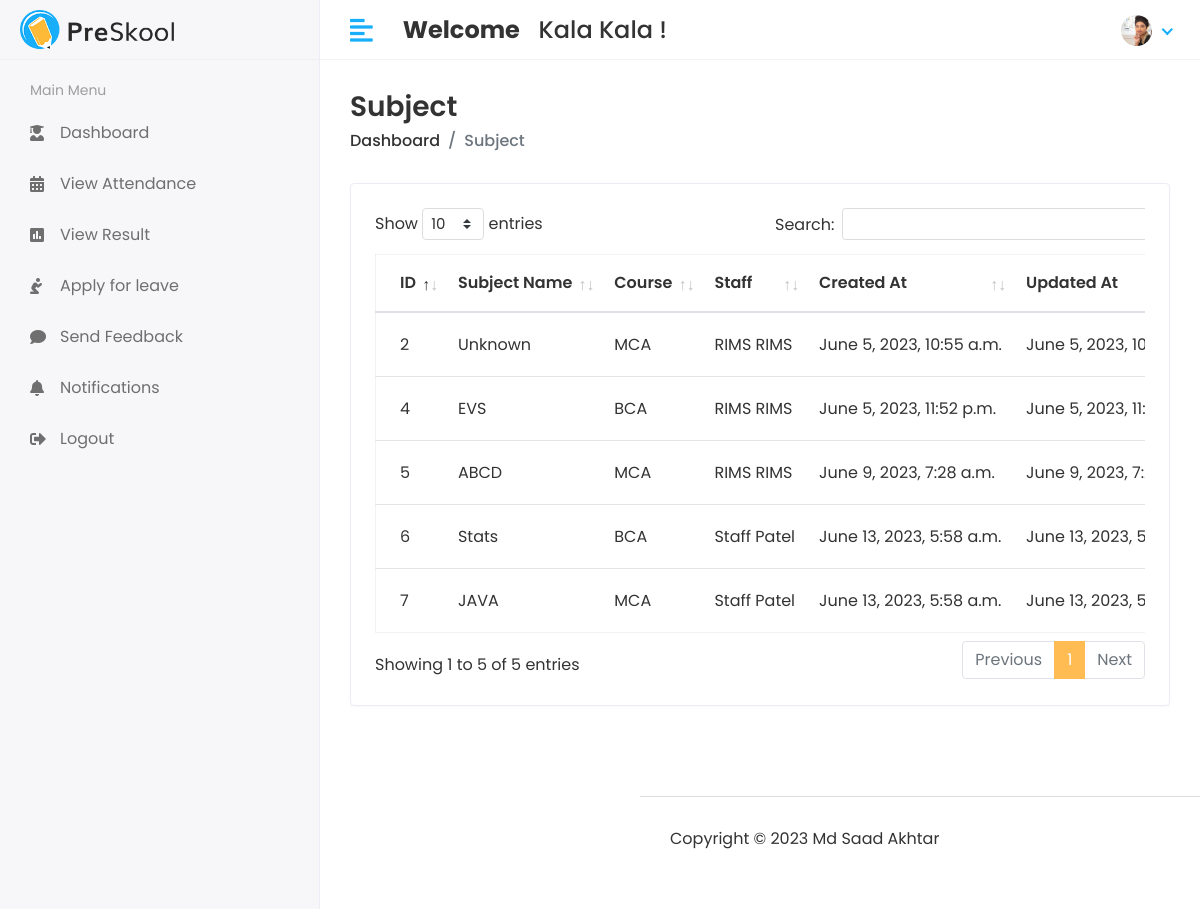
/Hod/Subject/VIEW (signed in), run on the app's committed database.
### app/models.py (models this page shows, shortened)
class CustomUser(AbstractUser):
    USER = (
        (1,'HOD'),
        (2,'STAFF'),
        (3,'STUDENT'),
    )
    user_type = models.CharField(choices=USER,max_length=100,default=1)
    profile_pic = models.ImageField(upload_to="media/profile_pic")

class Subject(models.Model):
    name = models.CharField(max_length=100)
    course = models.ForeignKey(Course,on_delete=models.CASCADE)
    staff = models.ForeignKey(Staff,on_delete=models.CASCADE)
    created_at = models.DateTimeField(auto_now_add=True,null=True)
    updated_at = models.DateTimeField(auto_now_add=True,null=True)

class Course(models.Model):
    name = models.CharField(max_length=100)
    created_at = models.DateTimeField(auto_now_add=True)
    updated_at = models.DateTimeField(auto_now_add=True)
    def __str__(self):
        return self.name

class Staff(models.Model):
    admin = models.OneToOneField(CustomUser, on_delete=models.CASCADE)
    address = models.TextField()
    gender = models.CharField(max_length=100)
    created_at = models.DateTimeField(auto_now_add=True)
    updated_at = models.DateTimeField(auto_now_add=True)

### student_management_system/Hod_views.py (the view)
# urls.py: path('Hod/Subject/VIEW',Hod_views.VIEW_SUBJECT,name="view_subject"),
@login_required(login_url="/")
def VIEW_SUBJECT(request):
    subject = Subject.objects.all()
    context = {
        "subject":subject
    }
    return render(request,"Hod/view_subject.html",context)

### templates/hod/view_subject.html (shortened to what this page needs)
{% extends 'base.html' %} {% block content %}
<div class="content container-fluid">
  <div class="page-header">
    <div class="row align-items-center">
      <div class="col">
        <h3 class="page-title">Subject</h3>
        <ul class="breadcrumb">
          <li class="breadcrumb-item">
            <a href="{% url 'hod_home' %}">Dashboard</a>
          </li>
          <li class="breadcrumb-item active">Subject</li>
        </ul>
      </div>
    </div>
  </div>
  <div class="row">
    <div class="col-sm-12">
      <div class="card card-table">
        <div class="card-body">
          <div class="table-responsive">
            <table id="table_id" class="table table-hover table-center mb-0">
              <thead>
                <tr>
                  <th>ID</th>
                  <th>Subject Name</th>
                  <th>Course</th>
                  <th>Staff</th>
                  <th>Created At</th>
                  <th>Updated At</th>
                </tr>
              </thead>
              <tbody>
                {% for stu in subject %}
                <tr>
                  <td>{{stu.id}}</td>
                  <td>{{stu.name}}</td>
                  <td>{{stu.course}}</td>
                  <td>
                    {{stu.staff.admin.first_name}}&nbsp;{{stu.staff.admin.last_name}}
                  </td>
                  <td>{{stu.created_at}}</td>
                  <td>{{stu.updated_at}}</td>
                </tr>
                {% endfor %}
              </tbody>
            </table>
          </div>
        </div>
      </div>
    </div>
  </div>
</div>
{% endblock content %}

### templates/base.html (shortened to what this page needs)
<!DOCTYPE html>
<html lang="en">
   {% load static %}
   <head>
      <link rel="stylesheet" href="{% static 'assets/plugins/bootstrap/css/bootstrap.min.css' %}">
      <link rel="stylesheet" href="{% static 'assets/plugins/fontawesome/css/fontawesome.min.css' %}">
      <link rel="stylesheet" href="{% static 'assets/plugins/fontawesome/css/all.min.css' %}">
      <link rel="stylesheet" href="{% static 'assets/css/style.css' %}">
      <link rel="stylesheet" href="{% static 'assets/plugins/datatables/datatables.min.css' %}">
   </head>
   <body>
    <div class="main-wrapper">
     {% include 'includes/header.html' %}
     {% include 'includes/sidebar.html' %}
     <div class="page-wrapper">
        {% block content %}{% endblock content %}
        {% include 'includes/footer.html' %}
   </div>
   </div>
 </body>
</html>

### templates/includes/header.html (shortened to what this page needs)
{% load static %}
<div class="header">
    <div class="header-left">
       <a href="index.html" class="logo">
       <img src="{% static 'assets/img/logo.png' %}" alt="Logo">
       </a>
    </div>
    <a href="javascript:void(0);" id="toggle_btn">
    <i class="fas fa-align-left"></i>
    </a>
    <div class="top-nav-search mt-3">
       <h4><strong>Welcome</strong> &nbsp <span>{{user.first_name}} {{user.last_name}}</span>&nbsp!</h4>
    </div>
    <ul class="nav user-menu">
       <li class="nav-item dropdown has-arrow">
          <a href="#" class="dropdown-toggle nav-link" data-toggle="dropdown">
            {% if user.profile_pic %}
          <span class="user-img"><img class="rounded-circle" src="/{{user.profile_pic}}" width="31" alt="{{user.first_name}} {{user.last_name}}"></span>
          {% else %}
          <span class="user-img"><img class="rounded-circle" src="/{{user.profile_pic}}" width="31" alt="{{user.first_name}} {{user.last_name}}"></span>
          {% endif %}
         </a>
       </li>
    </ul>
 </div>

### templates/includes/sidebar.html (shortened to what this page needs)
{% load active_link_tags %}
<div class="sidebar" id="sidebar">
    <div class="sidebar-inner slimscroll">
       <div id="sidebar-menu" class="sidebar-menu">
         {% if user.user_type == '1' %}
          <ul>
             <li class="menu-title">
                <span>Main Menu</span>
             </li>
             <li class="{% active_link 'hod_home' 'active' %}">
               <a href="{% url 'hod_home' %}"><i class="fas fa-user-graduate"></i> <span>Dashboard</span></a>
            </li>
             <li class="submenu {% active_link 'view_student' 'active' %} {% active_link 'add_student' 'active' %}">
                <a href="#"><i class="fas fa-user-graduate"></i> <span> Students</span> <span class="menu-arrow"></span></a>
                <ul>
                   <li><a href="{% url 'view_student' %}">Student View</a></li>
                   <li><a href="{% url 'add_student' %}">Student Add</a></li>
                </ul>
             </li>
             <li class="submenu {% active_link 'add_staff' 'active' %} {% active_link 'view_staff' 'active' %}">
                <a href="#"><i class="fas fa-chalkboard-teacher"></i> <span> Staffs</span> <span class="menu-arrow"></span></a>
                <ul>
                   <li><a href="{% url 'add_staff' %}">Staff Add</a></li>
                   <li><a href="{% url 'view_staff' %}">Staff View</a></li>
                </ul>
             </li>
             <li class="submenu {% active_link 'add_course' 'active' %} {% active_link 'view_course' 'active' %}">
                <a href="#"><i class="fas fa-graduation-cap "></i> <span> Course</span> <span class="menu-arrow"></span></a>
                <ul>
                   <li><a href="{% url 'add_course' %}">Course Add</a></li>
                   <li><a href={% url 'view_course' %}>Course View</a></li>
                </ul>
             </li>
             <li class="submenu {% active_link 'add_subject' 'active' %} {% active_link 'view_subject' 'active' %}">
               <a href="#"><i class="fas fa-book-reader"></i> <span> Subjects</span> <span class="menu-arrow"></span></a>
               <ul>
                  <li><a href="{% url 'add_subject' %}">Subject Add</a></li>
                  <li><a href="{% url 'view_subject' %}">Subject View</a></li>
               </ul>
            </li>
            <li class="submenu  {% active_link 'add_session' 'active' %} {% active_link 'view_session' 'active' %}">
               <a href="#"><i class="fas fa-clock"></i> <span> Sessions</span> <span class="menu-arrow"></span></a>
               <ul>
                  <li><a href={% url 'add_session' %}>Session Add</a></li>
                  <li><a href={% url 'view_session' %}>Session View</a></li>
               </ul>
            </li>
            <li class="{% active_link 'send_staff_notification' 'active' %}">
               <a href="{% url 'send_staff_notification' %}"><i class="fas fa-bell"></i> <span>Send Staff Notification</span></a>
            </li>
            <li  class="{% active_link 'send_student_notification' 'active' %}">
               <a href="{% url 'send_student_notification' %}"><i class="fas fa-bell"></i> <span>Send Student Notification</span></a>
            </li>
            <li  class="{% active_link 'hod_view_attendance' 'active' %}">
               <a href="{% url 'hod_view_attendance' %}"><i class="fas fa-calendar"></i> <span>View Attendance</span></a>
            </li>
            <li  class="{% active_link 'hod_staff_feedback' 'active' %}">
               <a href="{% url 'hod_staff_feedback' %}"><i class="fas fa-comments"></i> <span>Staff Feedback</span></a>
            </li>
            <li  class="{% active_link 'hod_student_feedback' 'active' %}">
               <a href="{% url 'hod_student_feedback' %}"><i class="fas fa-comments"></i> <span>Student Feedback</span></ a>
            </li>
            <li  class="{% active_link 'staff_leave_view' 'active' %}">
               <a href="{% url 'staff_leave_view' %}"><i class="fas fa-envelope   "></i> <span>Staff Leave</span></a>
            </li>
            <li  class="{% active_link 'student_leave_view' 'active' %}">
               <a href="{% url 'student_leave_view' %}"><i class="fas fa-envelope   "></i> <span>Student Leave</span></a>
            </li>
            <li  class="{% active_link 'doLogout' 'active' %}">
               <a href={% url 'doLogout' %}><i class="fas fa-sign-out-alt    "></i> <span>Logout</span></a>
            </li>
          </ul>
            {% else %}
            <ul>
               <li class="menu-title">
                  <span>Main Menu</span>
               </li>
               <li class="{% active_link 'student_home' 'active' %}">
                 <a href="{% url 'student_home' %}"><i class="fas fa-user-graduate"></i> <span>Dashboard</span></a>
              </li>
              <li  class="{% active_link 'student_view_attendance' 'active' %}">
               <a href="{% url 'student_view_attendance' %}"><i class="fas fa-calendar-alt"></i> <span>View Attendance</span></a>
            </li>
              <li  class="{% active_link 'student_view_result' 'active' %}">
               <a href="{% url 'student_view_result' %}"><i class="fas fa-poll"></i> <span>View Result</span></a>
            </li>
              <li  class="{% active_link 'student_apply_leave' 'active' %}">
               <a href="{% url 'student_apply_leave' %}"><i class="fas fa-pray"></i> <span>Apply for leave</span></a>
            </li>
              <li  class="{% active_link 'student_feedback' 'active' %}">
               <a href="{% url 'student_feedback' %}"><i class="fas fa-comment"></i> <span>Send Feedback</span></a>
            </li>
              <li  class="{% active_link 'student_notifications' 'active' %}">
               <a href="{% url 'student_notifications' %}"><i class="fas fa-bell"></i> <span>Notifications</span></a>
            </li>
              <li  class="{% active_link 'doLogout' 'active' %}">
               <a href="{% url 'doLogout' %}"><i class="fas fa-sign-out-alt"></i> <span>Logout</span></a>
            </li>
            </ul>
            {% endif %}
       </div>
    </div>
 </div>

### templates/includes/footer.html
   <div class="page-wrapper">
    <footer>
       <p>Copyright © 2023 Md Saad Akhtar</p>
    </footer>
  </div>

### data on the page
CustomUser: first_name "Kala", last_name "Kala", profile_pic (picture)
Subject: id "2", name "Unknown", course "MCA", staff.admin.first_name "RIMS", staff.admin.last_name "RIMS", created_at "June 5, 2023, 10:55 a.m.", updated_at "June 5, 2023,…"
Subject: id "4", name "EVS", course "BCA", staff.admin.first_name "RIMS", staff.admin.last_name "RIMS", created_at "June 5, 2023, 11:52 p.m.", updated_at "June 5, 2023,…"
Subject: id "5", name "ABCD", course "MCA", staff.admin.first_name "RIMS", staff.admin.last_name "RIMS", created_at "June 9, 2023, 7:28 a.m.", updated_at "June 9, 2023,…"
Subject: id "6", name "Stats", course "BCA", staff.admin.first_name "Staff", staff.admin.last_name "Patel", created_at "June 13, 2023, 5:58 a.m.", updated_at "June 13, 2023,…"
Subject: id "7", name "JAVA", course "MCA", staff.admin.first_name "Staff", staff.admin.last_name "Patel", created_at "June 13, 2023, 5:58 a.m.", updated_at "June 13, 2023,…"
